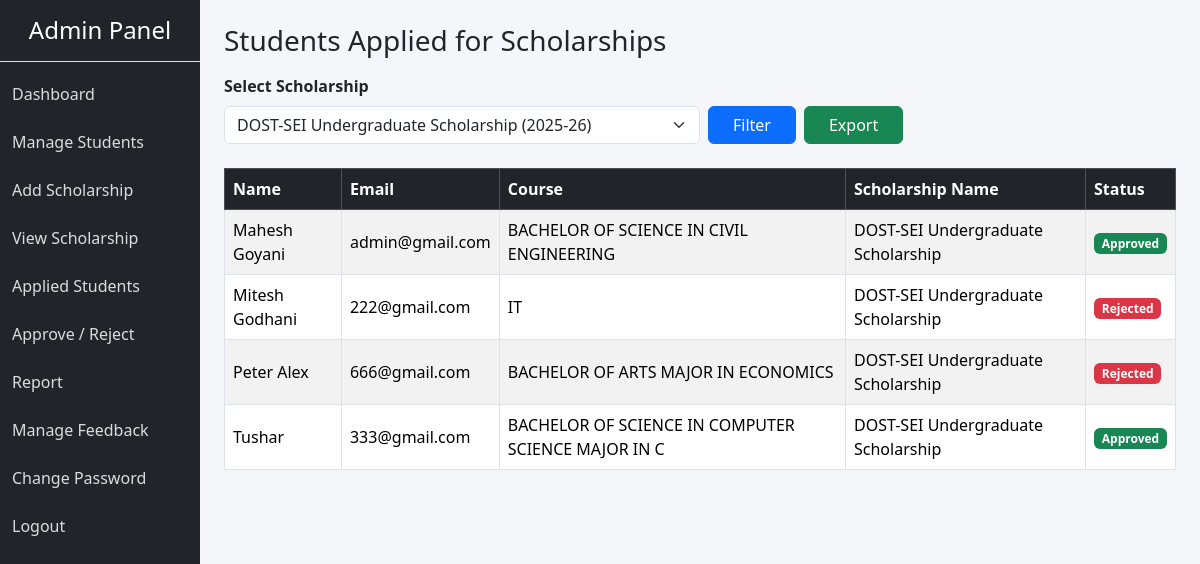
Screenshot of /admin/applied_student.php?ss_id=12 (signed in) with the database file from the repository.
### tables this page shows
CREATE TABLE `scholarship` (
  `app_id` int(11) NOT NULL,
  `stu_id` int(11) NOT NULL,
  `ss_id` int(11) NOT NULL,
  `app_status` varchar(10) NOT NULL
);

CREATE TABLE `student_master` (
  `stu_id` int(11) NOT NULL,
  `stu_enroll` varchar(20) NOT NULL,
  `stu_fname` varchar(20) NOT NULL,
  `stu_lname` varchar(20) NOT NULL,
  `stu_ext` varchar(20) DEFAULT NULL,
  `stu_mname` varchar(20) DEFAULT NULL,
  `stu_gender` varchar(10) DEFAULT NULL,
  `stu_pass` varchar(50) DEFAULT NULL,
  `stu_dob` date DEFAULT NULL,
  `stu_email` varchar(50) DEFAULT NULL,
  `stu_contact` varchar(15) DEFAULT NULL,
  `stu_program` varchar(200) DEFAULT NULL,
  `stu_year_level` varchar(10) DEFAULT NULL,
  `stu_campus` varchar(50) DEFAULT NULL,
  `stu_cor` varchar(100) DEFAULT NULL,
  `stu_units` varchar(50) DEFAULT NULL,
  `stu_grade` varchar(20) DEFAULT NULL,
  `stu_gpa` varchar(20) DEFAULT NULL,
  `stu_adm_year` varchar(10) DEFAULT NULL,
  `stu_college` varchar(50) DEFAULT NULL,
  `stu_sem` varchar(10) DEFAULT NULL,
  `father_lname` varchar(50) DEFAULT NULL,
  `father_gname` varchar(50) DEFAULT NULL,
  `father_mname` varchar(50) DEFAULT NULL,
  `mother_lname` varchar(50) DEFAULT NULL,
  `mother_gname` varchar(50) DEFAULT NULL,
  `mother_mname` varchar(50) DEFAULT NULL,
  `stu_dswd` varchar(50) DEFAULT NULL,
  `stu_house` varchar(50) DEFAULT NULL,
  `stu_bci` varchar(50) DEFAULT NULL,
  `stu_amount` varchar(10) DEFAULT NULL,
  `stu_disabled` varchar(5) DEFAULT NULL,
  `stu_disability` varchar(50) DEFAULT NULL,
  `stu_marital` varchar(15) DEFAULT NULL,
  `stu_dependent` varchar(15) DEFAULT NULL,
  `stu_inmate` varchar(15) DEFAULT NULL,
  `stu_rebel` varchar(50) DEFAULT NULL,
  `stu_street` varchar(50) DEFAULT NULL,
  `stu_barangay` varchar(50) DEFAULT NULL,
  `stu_city` varchar(50) DEFAULT NULL,
  `stu_province` varchar(50) DEFAULT NULL,
  `stu_zip` varchar(50) DEFAULT NULL,
  `stu_perc` float DEFAULT NULL,
  `stu_profilepic` varchar(200) DEFAULT NULL,
  `stu_status` varchar(10) NOT NULL DEFAULT 'active',
  `complete` varchar(3) NOT NULL DEFAULT 'No'
);

CREATE TABLE `ss_master` (
  `ss_id` int(5) NOT NULL,
  `ss_name` varchar(100) NOT NULL,
  `ss_type` varchar(100) NOT NULL,
  `ss_desc` varchar(1000) DEFAULT NULL,
  `ss_start` date NOT NULL,
  `ss_end` date NOT NULL,
  `ss_amount` int(10) NOT NULL,
  `ss_year` varchar(20) DEFAULT NULL,
  `ss_status` varchar(10) NOT NULL DEFAULT 'active'
);

### admin/applied_student.php (the view, shortened to what this page needs)
<?php
include "../db.php";
$ss_id_filter = isset($_GET['ss_id']) ? $_GET['ss_id'] : '';
$scholarships = $conn->query("SELECT ss_id, ss_name, ss_year FROM ss_master ORDER BY ss_name ASC, ss_year DESC");
$sql = "SELECT s.app_status, stu.stu_fname, stu.stu_lname, stu.stu_email, stu.stu_program, ss.ss_name
        FROM scholarship s
        JOIN student_master stu ON s.stu_id = stu.stu_id
        JOIN ss_master ss ON s.ss_id = ss.ss_id";
if (!empty($ss_id_filter)) {
    $sql .= " WHERE s.ss_id = '" . $conn->real_escape_string($ss_id_filter) . "'";
}
$sql .= " ORDER BY stu.stu_fname ASC";
$result = $conn->query($sql);
?>
<!DOCTYPE html>
<html lang="en">
<head>
    <link href="https://cdn.jsdelivr.net/npm/bootstrap@5.3.2/dist/css/bootstrap.min.css" rel="stylesheet">
    <link href="css/style.css" rel="stylesheet">
</head>
<body>
<div class="container-fluid">
    <div class="row">
        <?php include 'sidebar.php'; ?>
        <div class="col-md-9 col-lg-10 p-4 content-area">
            <h3 class="mb-3">Students Applied for Scholarships</h3>
            <form method="GET" class="mb-4">
                <label class="form-label fw-bold">Select Scholarship</label>
                <div class="d-flex gap-2">
                    <select name="ss_id" class="form-select w-50">
                        <?php while($ss = $scholarships->fetch_assoc()): ?>
                            <option value="<?php echo htmlspecialchars($ss['ss_id']); ?>" <?php echo ($ss_id_filter == $ss['ss_id']) ? 'selected' : ''; ?>>
                                <?php echo htmlspecialchars($ss['ss_name'] . ' (' . $ss['ss_year'] . ')'); ?>
                            </option>
                        <?php endwhile; ?>
                    </select>
                    <button type="submit" class="btn btn-primary px-4">Filter</button>
                    <a href="export.php?type=applied_students&ss_id=<?php echo urlencode($ss_id_filter); ?>" class="btn btn-success px-4">Export</a>
                </div>
            </form>
            <table class="table table-bordered table-striped table-hover align-middle">
                <thead class="table-dark">
                    <tr>
                        <th>Name</th>
                        <th>Email</th>
                        <th>Course</th>
                        <th>Scholarship Name</th>
                        <th>Status</th>
                    </tr>
                </thead>
                <tbody>
                    <?php if ($result && $result->num_rows > 0): ?>
                        <?php while ($row = $result->fetch_assoc()): ?>
                            <tr>
                                <td><?php echo htmlspecialchars($row['stu_fname'] . ' ' . $row['stu_lname']); ?></td>
                                <td><?php echo htmlspecialchars($row['stu_email']); ?></td>
                                <td><?php echo htmlspecialchars($row['stu_program']); ?></td>
                                <td><?php echo htmlspecialchars($row['ss_name']); ?></td>
                                <td>
                                    <?php if ($row['app_status'] == 'Applied'): ?>
                                        <span class="badge bg-warning text-dark">Pending</span>
                                    <?php elseif ($row['app_status'] == 'Approved'): ?>
                                        <span class="badge bg-success">Approved</span>
                                    <?php else: ?>
                                        <span class="badge bg-danger">Rejected</span>
                                    <?php endif; ?>
                                </td>
                            </tr>
                        <?php endwhile; ?>
                    <?php else: ?>
                        <tr>
                            <td colspan="5" class="text-center text-muted py-4">No students found.</td>
                        </tr>
                    <?php endif; ?>
                </tbody>
            </table>
        </div>
    </div>
</div>
</body>
</html>

### admin/css/style.css (style rules this page uses)
body { background: #f4f6f9; }

### rows the page displays
scholarship: stu.stu_lname "Mahesh Goyani", stu.stu_email "admin@gmail.com", stu.stu_program "BACHELOR OF SCIENCE IN CIVIL ENGINEERING", ss.ss_name "DOST-SEI Undergraduate Scholarship", app_status "Approved"
scholarship: stu.stu_lname "Mitesh Godhani", stu.stu_email "222@gmail.com", stu.stu_program "IT", ss.ss_name "DOST-SEI Undergraduate Scholarship", app_status "Rejected"
scholarship: stu.stu_lname "Peter Alex", stu.stu_email "666@gmail.com", stu.stu_program "BACHELOR OF ARTS MAJOR IN ECONOMICS", ss.ss_name "DOST-SEI Undergraduate Scholarship", app_status "Rejected"
scholarship: stu.stu_lname "Tushar", stu.stu_email "333@gmail.com", stu.stu_program "BACHELOR OF SCIENCE IN COMPUTER SCIENCE MAJOR IN C", ss.ss_name "DOST-SEI Undergraduate Scholarship", app_status "Approved"

### other values shown
form field ss_id "DOST-SEI Undergraduate Scholarship (2025-26)"
